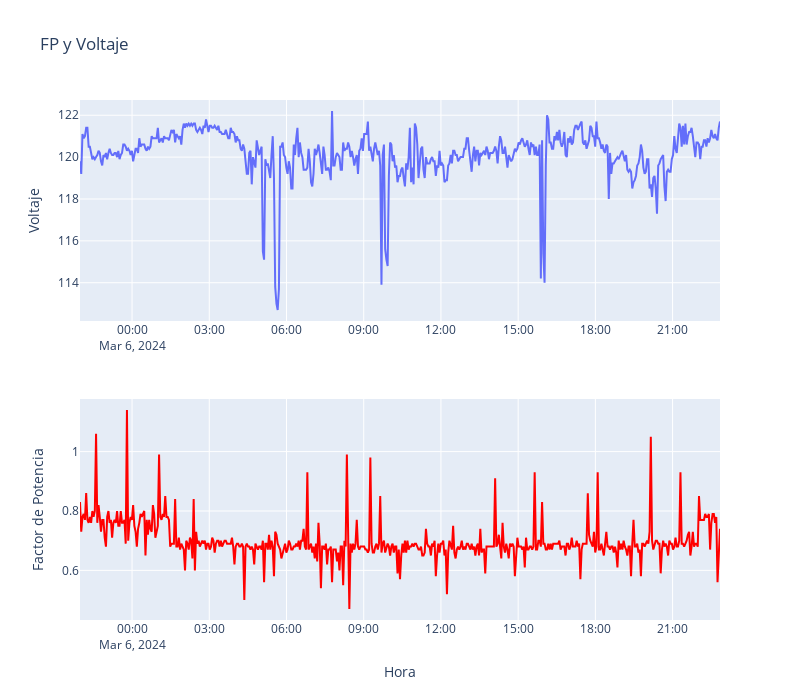

Here is the notebook cell this chart was saved with:
### Markdown cell above
## Visualización de datos usando Plotly

### Code cell
from plotly.subplots import make_subplots
fig=make_subplots(rows=2,cols=1)
fig.add_trace(px.line(data_frame=df,x='Hora',y='Voltaje',title='Voltaje a través del tiempo').data[0],row=1,col=1)
fig.add_trace(px.line(data_frame=df,x='Hora',y='Factor de Potencia',color_discrete_sequence=['red']).data[0],row=2,col=1)
fig.update_layout(title='FP y Voltaje',height=700,width=800)
fig.update_yaxes(title_text='Voltaje',row=1,col=1)
fig.update_yaxes(title_text='Factor de Potencia',row=2,col=1)
fig.update_xaxes(title_text='Hora',row=2,col=1)
fig.show()

### Figure 1 — Plotly figure (JSON) as saved in the notebook; plotly's stock layout.template omitted (floating-point values rounded to 4 significant figures; data arrays with more than 128 entries replaced by an {"elided": "..."} marker saying what was removed)
{"data": [{"hovertemplate": "Hora=%{x}<br>Voltaje=%{y}<extra></extra>", "legendgroup": "", "line": {"color": "#636efa", "dash": "solid"}, "marker": {"symbol": "circle"}, "mode": "lines", "name": "", "orientation": "v", "showlegend": false, "type": "scatter", "x": {"elided": "519 str values"}, "xaxis": "x", "y": {"elided": "519 float values"}, "yaxis": "y"}, {"hovertemplate": "Hora=%{x}<br>Factor de Potencia=%{y}<extra></extra>", "legendgroup": "", "line": {"color": "red", "dash": "solid"}, "marker": {"symbol": "circle"}, "mode": "lines", "name": "", "orientation": "v", "showlegend": false, "type": "scatter", "x": {"elided": "519 str values"}, "xaxis": "x2", "y": {"elided": "519 float values"}, "yaxis": "y2"}], "layout": {"height": 700, "title": {"text": "FP y Voltaje"}, "width": 800, "xaxis": {"anchor": "y", "domain": [0, 1]}, "xaxis2": {"anchor": "y2", "domain": [0, 1], "title": {"text": "Hora"}}, "yaxis": {"anchor": "x", "domain": [0.575, 1], "title": {"text": "Voltaje"}}, "yaxis2": {"anchor": "x2", "domain": [0, 0.425], "title": {"text": "Factor de Potencia"}}}}
